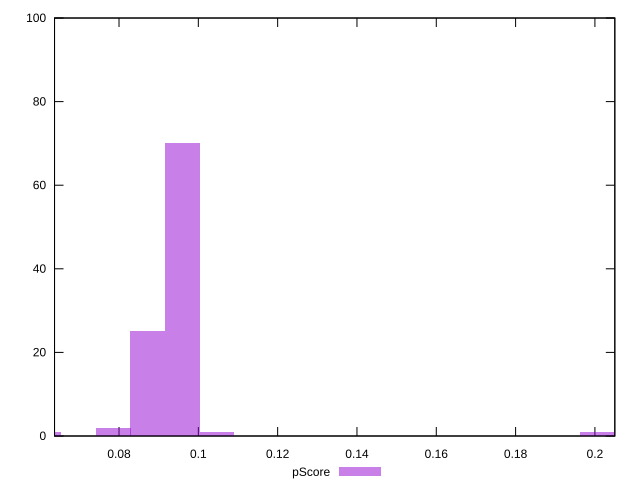

gnuplot code for this plot:
reset

$pScore <<EOF
0.07853403012904846 2
0.06108202343370435 1
0.09598603682439255 70
0.08726003347672051 25
0.20069807699645717 1
0.1047120401720646 1
EOF

set key outside below
set boxwidth 0.00872600334767205
set xrange [0.06373984701480595:0.20501964709307485]
set yrange [0:100]
set trange [0:100]
set style fill transparent solid 0.5 noborder
set terminal svg size 640, 490 enhanced background rgb 'white'
set output "report_00017_2021-02-10T15-08-03.406Z/interactive/samples/pages/pScore/histogram.svg"

plot $pScore title "pScore" with boxes

reset
